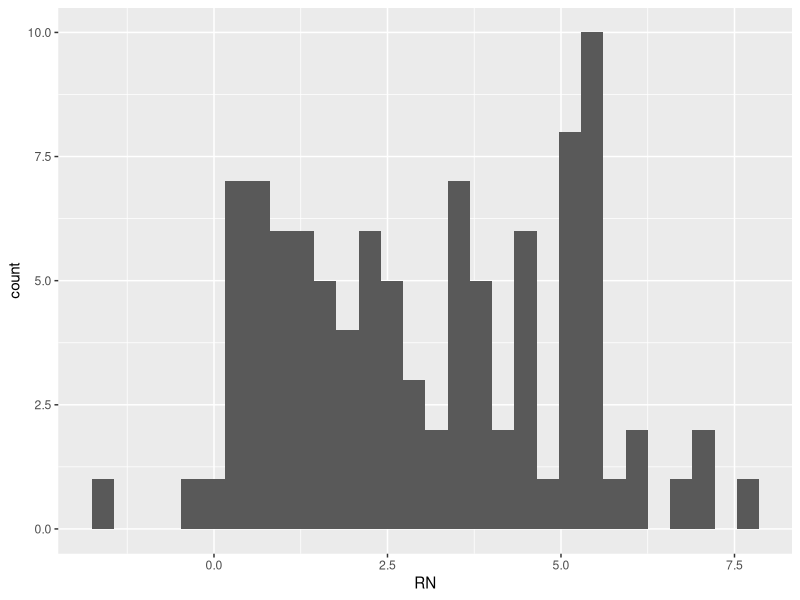
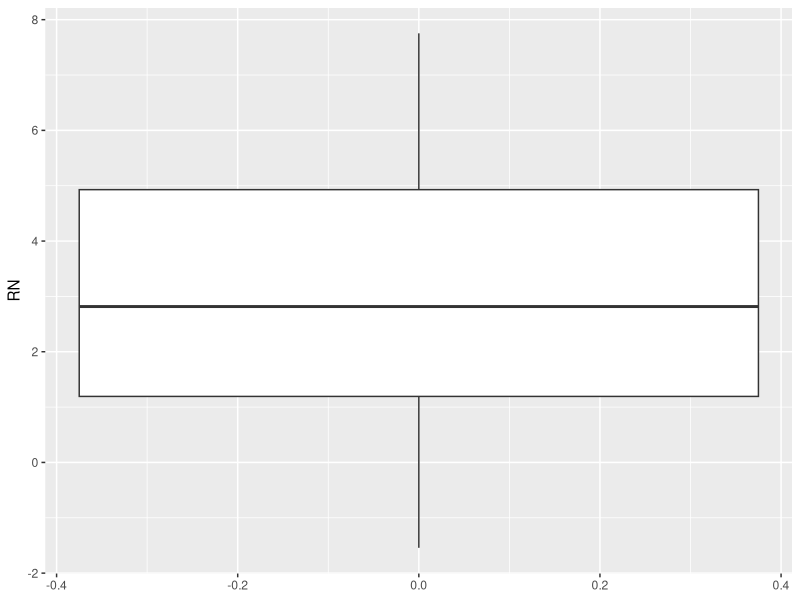
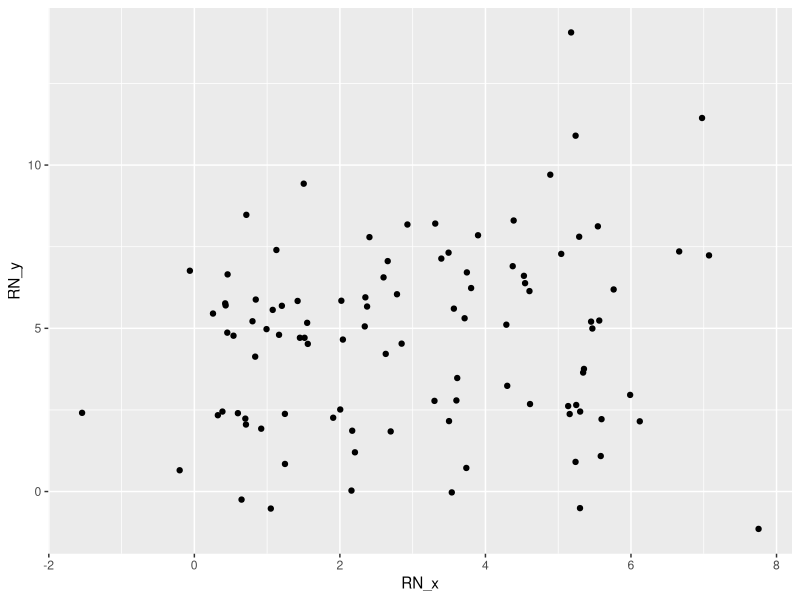
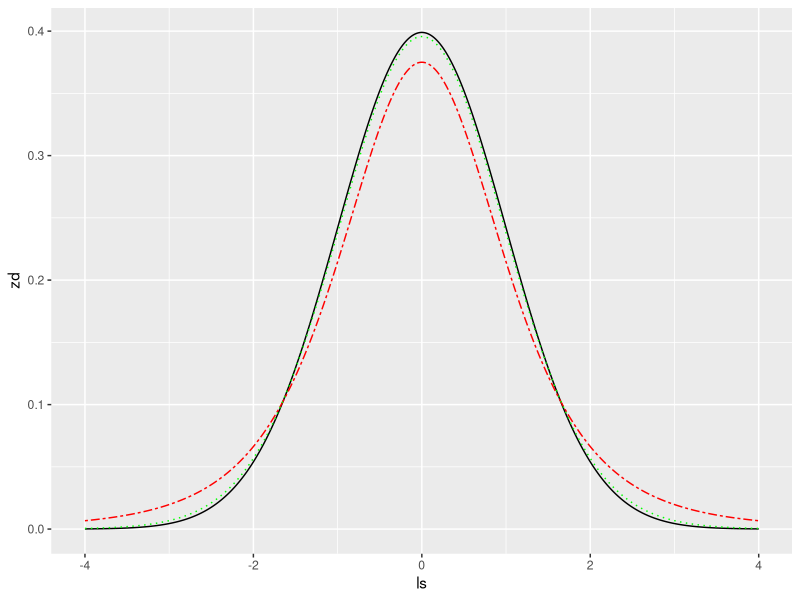

Reproduce these figures in R, in order.
## ---- chunk 1
knitr::opts_chunk$set(echo = TRUE)
Sys.setlocale('LC_ALL',"C")
## ---- chunk 2
sum_two<-function(a,b){
  rst<-a+b
  return(rst)
}

#sum_two(a=3, b=5)
#sum_two(5,3)
c<-sum_two(a=3,b=5)
c 
## ---- chunk 3
 
sum_two<-function(a,b){
  rst1<-a+b
  rst2<-a-b
  return(list(rst1, rst2))
}

#sum_two(a=3, b=5)
c<-sum_two(a=3,b=5)
c
c[[2]]
unlist(sum_two(a=3,b=5))
## ---- chunk 4
l1<-list(g1="ABC",g2=1:5,g3=rep("*",3))
l1
my_vec<-unlist(l1) # list to vector. string takes precedence over integer
my_vec
my_list<-list(my_vec)
my_list
## ---- chunk 5
cal1<-function(a,b){
  return(list(a=a+b,b=a-b,c=a*b,d=a/b))
}
cal1(3,5)
## ---- chunk 6
cal2<-function(a,b,type){
  if (type=='add') rst<-a+b
  if (type=='minus') rst<-a-b
  if (type=='multiply') rst<-a*b
  if (type=='divide') rst<-a/b
  return(rst) # Or, `return` can go directly inside `if`
}
cal2(3,5,'divide')
## ---- chunk 7
 sum_two<-function(a=1,b){
  rst1<-a+b
  rst2<-a-b
  return(list(out1=rst1, out2=rst2))
}

#sum_two( b=5) 
sum_two(a=10,b=5) # a=1이라는 default의 값이 input 숫자 10으로 변경됨 
#sum_two(b=5, a=10) #변수의 순서를 바꾸어도 상관없음 
#c$out1
#c$out2

## ---- chunk 8
filter_even<-function(a){
  return(a[a%%2==0])
}
input<-c(1,74,4,1,8,45,2341,33,4,6)
filter_even(input)
## ---- chunk 9
input<-c(1,74,4,1,8,45,2341,33,4,6)
calc<-function(a){
  return(list(
    mean=mean(a),
    var=var(a),
    std=sd(a),
    stderr=sd(a)/sqrt(length(a))
  ))
}
calc(input)
## ---- chunk 10
rev("hello")
rev(c(1,2,3,4))
strsplit("hello","")
strsplit("hello","")[[1]]
rev_str<-function(org_str){ # IMPORTANT
  new_str<-paste0(rev(strsplit(org_str,"")[[1]]),collapse="")
  return(new_str)
}
rev_str('hello')
## ---- chunk 11
# Reading and writing files are not included in the exam.
# Drawing plots are also not included.
# Section 8.2 is not going to be in the exam.
x<-runif(100000)
sum(x)
mean(x)
## ---- chunk 12
#install.packages("ggplot2")
library(ggplot2)

RN<-rnorm(100,3,2)
d_RN<-data.frame(RN)

ggplot(d_RN,aes(x=RN))+ geom_histogram() #histogram
ggplot(d_RN,aes(y=RN))+ geom_boxplot() #boxplot

RN_x<-RN
RN_y<-rnorm(100,5,3) # Mean 5, std 3
m_RN<-data.frame(RN_x,RN_y)
ggplot(m_RN, aes(x=RN_x, y=RN_y)) + geom_point() #scatter plot
## ---- chunk 13
pnorm(1.65)
## ---- chunk 14
1-pnorm(1.65)
pnorm(1.65, lower.tail=FALSE)
## ---- chunk 15
pnorm(1.96)-pnorm(-1.96)
## ---- chunk 16
qnorm(0.95)
## ---- chunk 17
ls<-seq(-4,4,length=2000)
zd<-dnorm(ls)
td1<-dt(ls,df=4)
td2<-dt(ls,df=30)
m_zd<-data.frame(ls,zd,td1,td2)
gg<-ggplot(m_zd, aes(x=ls, y=zd))  + geom_line()
gg+geom_line(aes(ls,td1), color="red",linetype = 6) +geom_line(aes(ls,td2), color="green",linetype=3)
